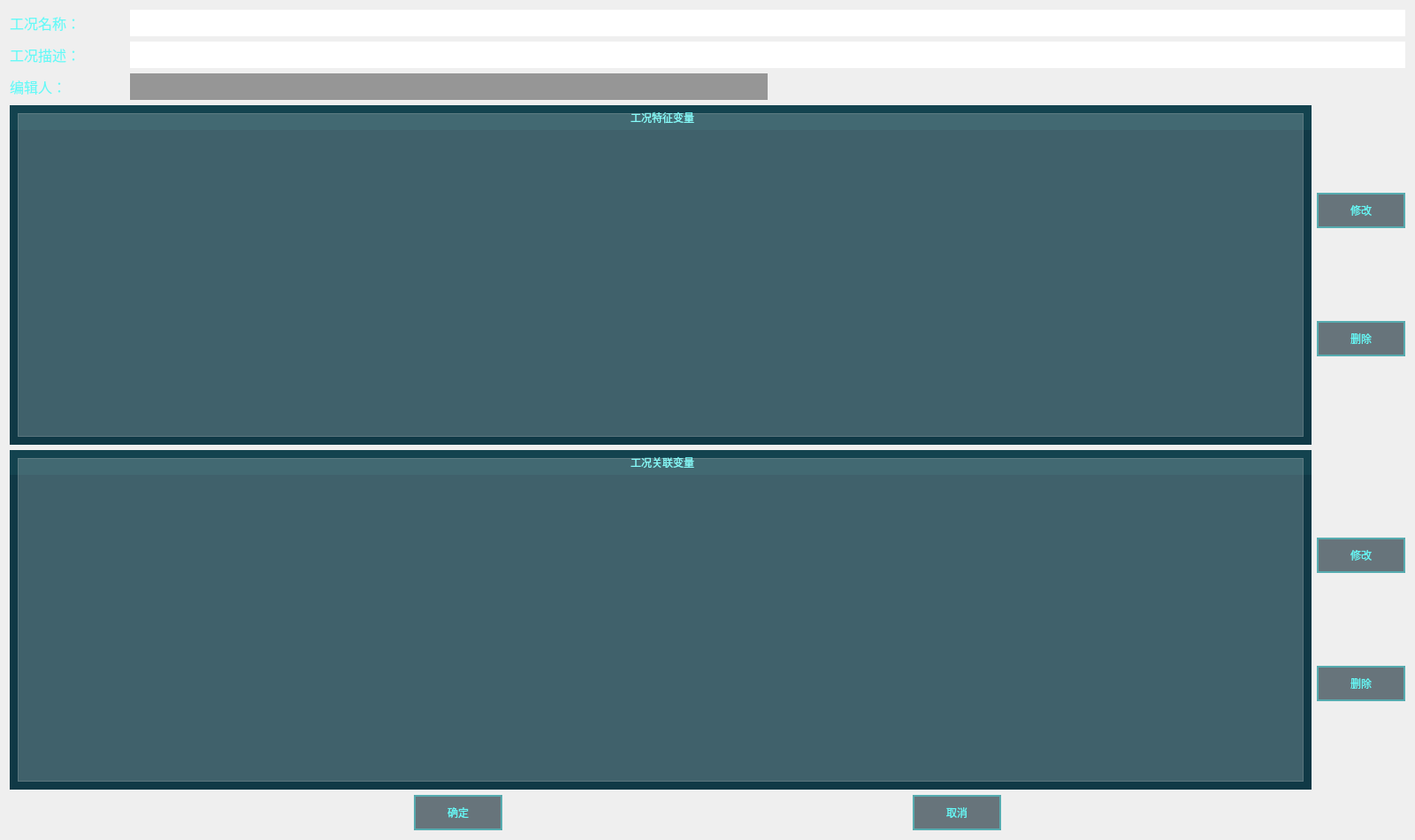
<?xml version="1.0" encoding="UTF-8"?>
<ui version="4.0">
 <class>DialogWarningDefine</class>
 <widget class="QDialog" name="DialogWarningDefine">
  <property name="geometry">
   <rect>
    <x>0</x>
    <y>0</y>
    <width>1600</width>
    <height>950</height>
   </rect>
  </property>
  <property name="windowTitle">
   <string>预警设置</string>
  </property>
  <property name="styleSheet">
   <string notr="true">#DialogWarningDefine{
border-image: url(:/widget/调距桨背景.png);
}

QGroupBox{
	background-color: rgba(16, 57, 70, 1);
	border: 0px solid rgb(111, 255, 255);
	margin-top:3.3ex;
	color: rgba(102, 249, 247, 1);
	font: 12pt &quot;微软雅黑&quot;;
}

QGroupBox::title{
	subcontrol-origin: margin;
	subcontrol-position: top center;
	background-color: rgba(19, 67, 79, 1);
	padding: 7 1000px;
}

QLineEdit{
	background-color: rgba(255, 255, 255,0.2);
	border-width:0;
	border-style:outset;
	color: rgba(102, 249, 247, 1);
	font: 12pt &quot;微软雅黑&quot;;
}

QLabel{
	color: rgba(102, 249, 247, 1);
	font: 12pt &quot;微软雅黑&quot;;
}

QRadioButton{
	color: rgba(102, 249, 247, 1);
	font: 12pt &quot;微软雅黑&quot;;
}

QRadioButton::indicator{
	border-color: rgba(255, 255, 255,0);
	background:transparent;
}


QRadioButton::indicator:checked{
	border-image:url(:/widget/images/green.png)
}

QRadioButton::indicator:unchecked{
	border-image:url(:/widget/images/unchecked.png)
}

QPushButton{
	border: 2px solid rgba(61, 255, 255,0.4);
	background-color: rgba(12, 34, 45, 0.6);
	font: 12pt &quot;微软雅黑&quot;;
	color: rgba(102, 249, 247, 1);
	text-align：center;
}

QPushButton::disabled{
	border: 0px;
	color: rgba(102, 249, 247, 0.3);
	text-align：center;
}

QPushButton::pressed{
	border: 2px solid rgba(61, 255, 255,0.8);
	background-color: rgba(12, 34, 45, 1);
	font: 12pt &quot;微软雅黑&quot;;
}

QPushButton::hover{
	border: 2.5px solid rgba(61, 255, 255,0.8);
	background-color: rgba(12, 34, 45, 0.6);
	font: 75 12pt &quot;微软雅黑&quot;;
}

QDoubleSpinBox{
	border: 0px solid rgba(61, 255, 255,0.4);
	background-color: rgba(255, 255, 255, 0.2);
	font: 12pt &quot;Times New Roman&quot;;
	color: rgba(102, 249, 247, 1);
	text-align：center;
	padding-left:10px;
}


QTabWidget{
	background-color: rgba(19, 67, 79, 1);
	border-color: rgba(19, 67, 79, 1);
	border:0px;
	margin:0px;
}

QTabWidget::pane{
	border:0px;
	margin:0px;
}

QTabWidget::tab-bar {
	left: 2px;
	border:0px;
	margin:0px;
}

QTabBar::tab:first {
	background-color: rgba(11, 49, 61, 1);
	border-color: rgba(11, 49, 61, 1);
	color: rgba(102, 249, 247, 1);
	min-width: 4em;
	min-height:1em;
}
QTabBar::tab {
	font: 12pt &quot;微软雅黑&quot;;
	background-color: rgba(11, 49, 61, 255);
	border-color: rgba(11, 49, 61, 255);
	color: rgba(102, 249, 247, 1);
	min-width: 4em;
	min-height:1em;
}

QTabBar::tab:first:selected {
	min-width: 4em;
	min-height:1em;
}

QTabBar::tab:selected {
margin-bottom:0.2em;
}

QTabBar::tab:!selected{
	min-width: 4em;
	min-height:1em;
}

</string>
  </property>
  <layout class="QVBoxLayout" name="verticalLayout_6">
   <item>
    <layout class="QVBoxLayout" name="verticalLayout_3">
     <item>
      <layout class="QHBoxLayout" name="horizontalLayout_17">
       <item>
        <widget class="QLabel" name="label_30">
         <property name="minimumSize">
          <size>
           <width>130</width>
           <height>0</height>
          </size>
         </property>
         <property name="maximumSize">
          <size>
           <width>130</width>
           <height>16777215</height>
          </size>
         </property>
         <property name="font">
          <font>
           <family>微软雅黑</family>
           <pointsize>12</pointsize>
           <weight>50</weight>
           <italic>false</italic>
           <bold>false</bold>
          </font>
         </property>
         <property name="text">
          <string>工况名称：</string>
         </property>
        </widget>
       </item>
       <item>
        <widget class="QLineEdit" name="lineEdit_RuleName">
         <property name="minimumSize">
          <size>
           <width>100</width>
           <height>30</height>
          </size>
         </property>
         <property name="maximumSize">
          <size>
           <width>16777215</width>
           <height>16777215</height>
          </size>
         </property>
         <property name="styleSheet">
          <string notr="true">QLineEdit{
	background-color: rgba(255, 255, 255,1);
	border-width:0;
	border-style:outset;
	color: rgb(0, 0, 0);
	font: 12pt &quot;微软雅黑&quot;;
}</string>
         </property>
        </widget>
       </item>
      </layout>
     </item>
     <item>
      <layout class="QHBoxLayout" name="horizontalLayout_18">
       <item>
        <widget class="QLabel" name="label_31">
         <property name="minimumSize">
          <size>
           <width>130</width>
           <height>0</height>
          </size>
         </property>
         <property name="maximumSize">
          <size>
           <width>130</width>
           <height>16777215</height>
          </size>
         </property>
         <property name="font">
          <font>
           <family>微软雅黑</family>
           <pointsize>12</pointsize>
           <weight>50</weight>
           <italic>false</italic>
           <bold>false</bold>
          </font>
         </property>
         <property name="text">
          <string>工况描述：</string>
         </property>
        </widget>
       </item>
       <item>
        <widget class="QLineEdit" name="lineEdit_RuleDescription">
         <property name="minimumSize">
          <size>
           <width>100</width>
           <height>30</height>
          </size>
         </property>
         <property name="maximumSize">
          <size>
           <width>16777215</width>
           <height>16777215</height>
          </size>
         </property>
         <property name="styleSheet">
          <string notr="true">QLineEdit{
	background-color: rgba(255, 255, 255,1);
	border-width:0;
	border-style:outset;
	color: rgb(0, 0, 0);
	font: 12pt &quot;微软雅黑&quot;;
}</string>
         </property>
        </widget>
       </item>
      </layout>
     </item>
     <item>
      <layout class="QHBoxLayout" name="horizontalLayout_19">
       <item>
        <widget class="QLabel" name="label_38">
         <property name="minimumSize">
          <size>
           <width>130</width>
           <height>0</height>
          </size>
         </property>
         <property name="maximumSize">
          <size>
           <width>130</width>
           <height>16777215</height>
          </size>
         </property>
         <property name="font">
          <font>
           <family>微软雅黑</family>
           <pointsize>12</pointsize>
           <weight>50</weight>
           <italic>false</italic>
           <bold>false</bold>
          </font>
         </property>
         <property name="text">
          <string>编辑人：</string>
         </property>
        </widget>
       </item>
       <item>
        <widget class="QLineEdit" name="lineEdit_Editor">
         <property name="minimumSize">
          <size>
           <width>0</width>
           <height>30</height>
          </size>
         </property>
         <property name="maximumSize">
          <size>
           <width>16777215</width>
           <height>16777215</height>
          </size>
         </property>
         <property name="styleSheet">
          <string notr="true">QLineEdit{
	background-color: rgb(150, 150, 150);
	border-width:0;
	border-style:outset;
	color: rgb(0, 0, 0);
	font: 12pt &quot;微软雅黑&quot;;
}</string>
         </property>
        </widget>
       </item>
       <item>
        <spacer name="horizontalSpacer_4">
         <property name="orientation">
          <enum>Qt::Horizontal</enum>
         </property>
         <property name="sizeHint" stdset="0">
          <size>
           <width>40</width>
           <height>20</height>
          </size>
         </property>
        </spacer>
       </item>
      </layout>
     </item>
    </layout>
   </item>
   <item>
    <layout class="QGridLayout" name="gridLayout">
     <item row="0" column="0">
      <widget class="QGroupBox" name="groupBox">
       <property name="title">
        <string>工况特征变量</string>
       </property>
       <layout class="QVBoxLayout" name="verticalLayout">
        <item>
         <widget class="QTableWidget" name="tableWidget_TaskFeaturePara">
          <property name="styleSheet">
           <string notr="true">background-color: rgba(255, 255, 255,0.2);</string>
          </property>
          <property name="wordWrap">
           <bool>true</bool>
          </property>
         </widget>
        </item>
       </layout>
      </widget>
     </item>
     <item row="0" column="1">
      <layout class="QVBoxLayout" name="verticalLayout_4">
       <item>
        <widget class="QPushButton" name="Btn_TaskFeatureMod">
         <property name="minimumSize">
          <size>
           <width>100</width>
           <height>40</height>
          </size>
         </property>
         <property name="text">
          <string>修改</string>
         </property>
        </widget>
       </item>
       <item>
        <widget class="QPushButton" name="Btn_TaskFeatureDelete">
         <property name="minimumSize">
          <size>
           <width>100</width>
           <height>40</height>
          </size>
         </property>
         <property name="text">
          <string>删除</string>
         </property>
        </widget>
       </item>
      </layout>
     </item>
    </layout>
   </item>
   <item>
    <layout class="QHBoxLayout" name="horizontalLayout">
     <item>
      <widget class="QGroupBox" name="groupBox_2">
       <property name="title">
        <string>工况关联变量</string>
       </property>
       <layout class="QVBoxLayout" name="verticalLayout_2">
        <item>
         <widget class="QTableWidget" name="tableWidget_TaskAssoPara">
          <property name="styleSheet">
           <string notr="true">background-color: rgba(255, 255, 255,0.2);</string>
          </property>
          <property name="selectionMode">
           <enum>QAbstractItemView::MultiSelection</enum>
          </property>
          <property name="selectionBehavior">
           <enum>QAbstractItemView::SelectRows</enum>
          </property>
          <property name="wordWrap">
           <bool>true</bool>
          </property>
         </widget>
        </item>
       </layout>
      </widget>
     </item>
     <item>
      <layout class="QVBoxLayout" name="verticalLayout_5">
       <item>
        <widget class="QPushButton" name="Btn_TaskAssoMod">
         <property name="minimumSize">
          <size>
           <width>100</width>
           <height>40</height>
          </size>
         </property>
         <property name="text">
          <string>修改</string>
         </property>
        </widget>
       </item>
       <item>
        <widget class="QPushButton" name="Btn_TaskAssoDelete">
         <property name="minimumSize">
          <size>
           <width>100</width>
           <height>40</height>
          </size>
         </property>
         <property name="text">
          <string>删除</string>
         </property>
        </widget>
       </item>
      </layout>
     </item>
    </layout>
   </item>
   <item>
    <layout class="QHBoxLayout" name="horizontalLayout_2">
     <item>
      <spacer name="horizontalSpacer">
       <property name="orientation">
        <enum>Qt::Horizontal</enum>
       </property>
       <property name="sizeHint" stdset="0">
        <size>
         <width>40</width>
         <height>20</height>
        </size>
       </property>
      </spacer>
     </item>
     <item>
      <widget class="QPushButton" name="Btn_OK">
       <property name="minimumSize">
        <size>
         <width>100</width>
         <height>40</height>
        </size>
       </property>
       <property name="text">
        <string>确定</string>
       </property>
      </widget>
     </item>
     <item>
      <spacer name="horizontalSpacer_3">
       <property name="orientation">
        <enum>Qt::Horizontal</enum>
       </property>
       <property name="sizeHint" stdset="0">
        <size>
         <width>40</width>
         <height>20</height>
        </size>
       </property>
      </spacer>
     </item>
     <item>
      <widget class="QPushButton" name="Btn_Cancel">
       <property name="minimumSize">
        <size>
         <width>100</width>
         <height>40</height>
        </size>
       </property>
       <property name="text">
        <string>取消</string>
       </property>
      </widget>
     </item>
     <item>
      <spacer name="horizontalSpacer_2">
       <property name="orientation">
        <enum>Qt::Horizontal</enum>
       </property>
       <property name="sizeHint" stdset="0">
        <size>
         <width>40</width>
         <height>20</height>
        </size>
       </property>
      </spacer>
     </item>
    </layout>
   </item>
  </layout>
 </widget>
 <resources/>
 <connections/>
</ui>
